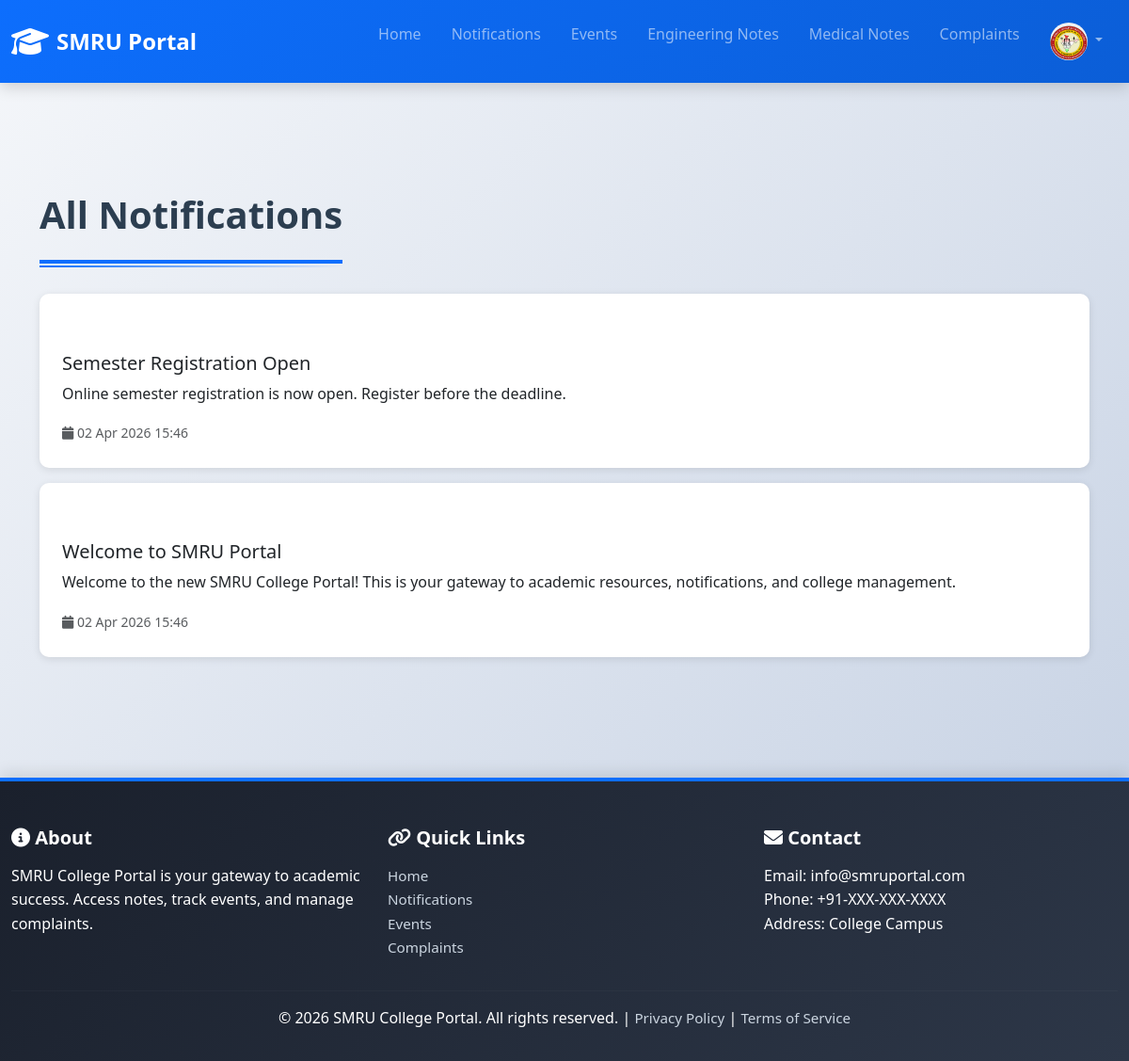
The app's page /notifications/ (signed in) with its own data.
### smru/models.py (models this page shows, shortened)
class StudentProfile(models.Model):
    user = models.OneToOneField(User, on_delete=models.CASCADE, related_name='student_profile')
    roll_number = models.CharField(max_length=50, unique=True)
    college = models.ForeignKey(College, on_delete=models.SET_NULL, null=True)
    branch = models.ForeignKey(Branch, on_delete=models.SET_NULL, null=True)
    year = models.ForeignKey(Year, on_delete=models.SET_NULL, null=True)
    phone = models.CharField(max_length=15, blank=True)
    profile_picture = models.ImageField(upload_to='student_profiles/', blank=True, null=True)
    bio = models.TextField(blank=True)
    can_view_all_complaints = models.BooleanField(default=False, help_text="Allow this user to view all complaints")
    can_manage_events = models.BooleanField(default=False, help_text="Allow this user to manage events")
    can_manage_notifications = models.BooleanField(default=False, help_text="Allow this user to manage notifications")
    created_at = models.DateTimeField(auto_now_add=True)
    updated_at = models.DateTimeField(auto_now=True)
    class Meta:
        verbose_name_plural = 'Student Profiles'

class Notification(models.Model):
    PRIORITY_CHOICES = (
        ('low', 'Low'),
        ('medium', 'Medium'),
        ('high', 'High'),
    )
    title = models.CharField(max_length=200)
    description = models.TextField()
    link = models.URLField(blank=True, null=True)  # optional registration link
    image = models.ImageField(upload_to='notifications/', blank=True, null=True)
    priority = models.CharField(max_length=20, choices=PRIORITY_CHOICES, default='medium')
    is_active = models.BooleanField(default=True)
    created_at = models.DateTimeField(auto_now_add=True)
    updated_at = models.DateTimeField(auto_now=True)
    expires_at = models.DateTimeField(blank=True, null=True)
    class Meta:
        ordering = ['-created_at']
        verbose_name_plural = 'Notifications'
        indexes = [
            models.Index(fields=['-created_at']),
            models.Index(fields=['is_active']),
        ]
    @property
    def is_expired(self):
        if self.expires_at:
            return timezone.now() > self.expires_at
        return False

### smru/views.py (the view)
# urls.py: path('notifications/', views.notifications_view, name='notifications'),
def notifications_view(request):
    try:
        notifications = Notification.objects.filter(
            is_active=True
        ).exclude(
            expires_at__lt=timezone.now()
        ).order_by('-created_at')
        paginator = Paginator(notifications, 10)
        page_number = request.GET.get('page', 1)
        page_obj = paginator.get_page(page_number)
        return render(request, 'smru/notifications.html', {
            'notifications': page_obj,
            'paginator': paginator,
            'page_obj': page_obj,
        })
    except Exception as e:
        logger.error(f"Error in notifications view: {str(e)}")
        return render(request, 'smru/notifications.html', {'error': 'Could not load notifications'})

### smru/templates/smru/notifications.html (shortened to what this page needs)
{% extends 'smru/base.html' %}
{% block content %}
<div class="container py-5">
    <h2 class="section-title">All Notifications</h2>
    {% if notifications %}
    <div class="row">
        <div class="col-12">
            {% for notification in notifications %}
            <div class="card mb-3">
                <div class="card-body">
                    <div class="d-flex justify-content-between align-items-start">
                        <div class="flex-grow-1">
                            <div class="mb-2">
                                <span class="badge bg-{{ notification.priority }}">{{ notification.get_priority_display }}</span>
                            </div>
                            <h5 class="card-title">{{ notification.title }}</h5>
                            <p class="card-text">{{ notification.description }}</p>
                            <small class="text-muted">
                                <i class="fas fa-calendar"></i> {{ notification.created_at|date:"d M Y H:i" }}<br>
                            </small>
                        </div>
                    </div>
                </div>
            </div>
            {% endfor %}
        </div>
    </div>
    {% else %}
    <div class="alert alert-info text-center py-5">
        <i class="fas fa-info-circle fa-3x mb-3"></i>
        <p class="lead">No notifications at the moment. Check back later!</p>
    </div>
    {% endif %}
</div>
{% endblock %}

### smru/templates/smru/base.html (shortened to what this page needs)
<!DOCTYPE html>
<html lang="en">
<head>
    <link href="https://cdn.jsdelivr.net/npm/bootstrap@5.3.2/dist/css/bootstrap.min.css" rel="stylesheet">
    <link href="https://cdnjs.cloudflare.com/ajax/libs/font-awesome/6.4.0/css/all.min.css" rel="stylesheet">
</head>
<body>
    {% if user.is_authenticated %}
    <nav class="navbar navbar-expand-lg navbar-dark sticky-top">
        <div class="container-fluid">
            <a class="navbar-brand" href="{% url 'smru:home' %}">
                <i class="fas fa-graduation-cap"></i>
                SMRU Portal
            </a>
            <div class="collapse navbar-collapse" id="navbarNav">
                <ul class="navbar-nav ms-auto">
                    <li class="nav-item"><a class="nav-link" href="{% url 'smru:home' %}">Home</a></li>
                    <li class="nav-item"><a class="nav-link" href="{% url 'smru:notifications' %}">Notifications</a></li>
                    <li class="nav-item"><a class="nav-link" href="{% url 'smru:events' %}">Events</a></li>
                    <li class="nav-item"><a class="nav-link" href="{% url 'smru:engineering' %}">Engineering Notes</a></li>
                    <li class="nav-item"><a class="nav-link" href="{% url 'smru:medical' %}">Medical Notes</a></li>
                    <li class="nav-item"><a class="nav-link" href="{% url 'smru:complaints' %}">Complaints</a></li>
                    <li class="nav-item dropdown">
                        <a class="nav-link dropdown-toggle" href="#" id="userDropdown" role="button" data-bs-toggle="dropdown">
                            {% if user.student_profile.profile_picture %}
                            <img src="{{ user.student_profile.profile_picture.url }}" alt="Profile" class="user-avatar">
                            {% else %}
                            <div class="user-avatar">{{ user.first_name|first|upper }}</div>
                            {% endif %}
                        </a>
                    </li>
                </ul>
            </div>
        </div>
    </nav>
    {% endif %}
    <main class="container-fluid">
        {% block content %}{% endblock %}
    </main>
    <footer>
        <div class="container-fluid">
            <div class="row">
                <div class="col-md-4">
                    <h5><i class="fas fa-info-circle"></i> About</h5>
                    <p>SMRU College Portal is your gateway to academic success. Access notes, track events, and manage complaints.</p>
                </div>
                <div class="col-md-4">
                    <h5><i class="fas fa-link"></i> Quick Links</h5>
                    <ul class="list-unstyled">
                        <li><a href="{% url 'smru:home' %}">Home</a></li>
                        <li><a href="{% url 'smru:notifications' %}">Notifications</a></li>
                        <li><a href="{% url 'smru:events' %}">Events</a></li>
                        <li><a href="{% url 'smru:complaints' %}">Complaints</a></li>
                    </ul>
                </div>
                <div class="col-md-4">
                    <h5><i class="fas fa-envelope"></i> Contact</h5>
                    <p>
                        Email: info@smruportal.com<br>
                        Phone: +91-XXX-XXX-XXXX<br>
                        Address: College Campus
                    </p>
                </div>
            </div>
            <hr style="border-color: rgba(255,255,255,0.1);">
            <div class="text-center">
                <p>&copy; 2026 SMRU College Portal. All rights reserved. |
                <a href="#">Privacy Policy</a> |
                <a href="#">Terms of Service</a></p>
            </div>
        </div>
    </footer>
</body>
</html>

### smru/templates/smru/base.html (style rules this page uses)
:root { --primary-color: #0d6efd; --primary-dark: #0b5ed7; --secondary-color: #6c757d; --success-color: #198754; --danger-color: #dc3545; --warning-color: #ffc107; --info-color: #0dcaf0; --light-bg: #f8f9fa; --white: #ffffff; --text-dark: #2c3e50; --text-light: #6c757d; --shadow-sm: 0 2px 8px rgba(0,0,0,0.1); --shadow-md: 0 5px 15px rgba(0,0,0,0.15); --shadow-lg: 0 10px 30px rgba(0,0,0,0.2); --border-radius: 10px; --transition: all 0.3s cubic-bezier(0.4, 0, 0.2, 1); }
* { margin: 0; padding: 0; box-sizing: border-box; }
html { scroll-behavior: smooth; }
body { font-family: 'Segoe UI', 'Roboto', 'Helvetica Neue', sans-serif; background: linear-gradient(135deg, #f5f7fa 0%, #c3cfe2 100%); min-height: 100vh; display: flex; flex-direction: column; color: var(--text-dark); line-height: 1.6; }
main { flex: 1; margin-top: 20px; }
.navbar { background: linear-gradient(135deg, #0d6efd 0%, #0b5ed7 100%); box-shadow: var(--shadow-md); padding: 1rem 0; position: sticky; top: 0; z-index: 1000; backdrop-filter: blur(10px); }
.navbar-brand { font-weight: 700; font-size: 1.5rem; color: white !important; display: flex; align-items: center; gap: 0.5rem; }
.navbar-brand i { font-size: 2rem; }
.nav-link { transition: all 0.3s ease; margin: 0 0.5rem; }
.card { border: none; border-radius: var(--border-radius); box-shadow: var(--shadow-sm); transition: var(--transition); height: 100%; overflow: hidden; background: var(--white); }
.card-body { padding: 1.5rem; }
.section-title { font-size: 2.5rem; font-weight: 800; color: var(--text-dark); margin: 3rem 0 2rem 0; padding-bottom: 1.5rem; border-bottom: 4px solid var(--primary-color); position: relative; display: inline-block; }
.section-title::after { content: ''; position: absolute; bottom: -8px; left: 0; width: 100%; height: 2px; background: linear-gradient(90deg, var(--primary-color) 0%, transparent 100%); }
footer { background: linear-gradient(135deg, #1a202c 0%, #2d3748 100%); color: white; padding: 3rem 0 1rem 0; margin-top: 4rem; border-top: 4px solid var(--primary-color); box-shadow: 0 -5px 15px rgba(0,0,0,0.1); }
footer h5 { font-weight: 700; margin-bottom: 1rem; color: white; }
footer a { color: #cbd5e0; text-decoration: none; transition: var(--transition); font-size: 0.95rem; }
.user-avatar { width: 40px; height: 40px; border-radius: 50%; object-fit: cover; transition: var(--transition); }
.badge { padding: 0.5rem 1rem; border-radius: 20px; font-size: 0.85rem; font-weight: 600; transition: var(--transition); }

### smru/templates/smru/notifications.html (style rules this page uses)
.card { height: auto !important; }
.card-body { height: auto !important; }

### records on screen
Notification: title "Semester Registration Open", description "Online semester registration is now open. Register before the deadline.", created_at "02 Apr 2026 15:46"
Notification: title "Welcome to SMRU Portal", description "Welcome to the new SMRU College Portal! This is your gateway to academic resources, notifications, and college management.", created_at "02 Apr 2026 15:46"
